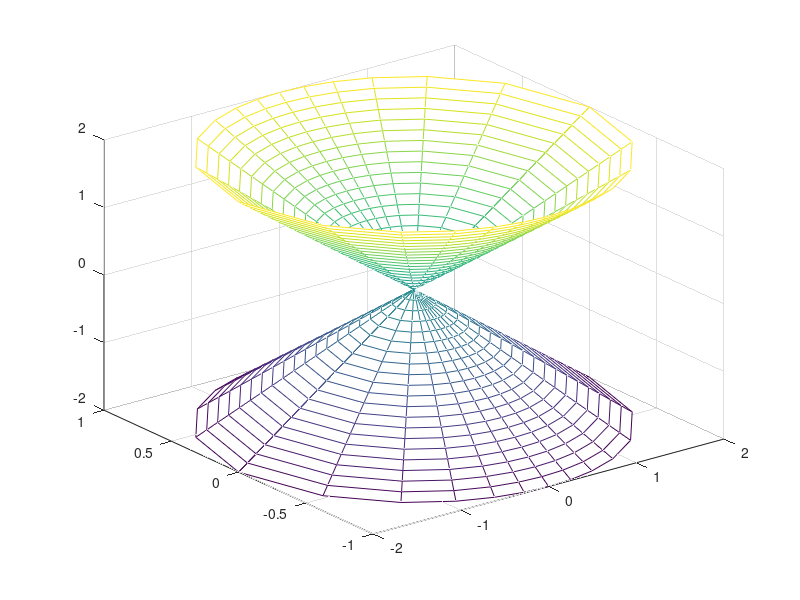

Write the MATLAB code that produced this figure.
THETA=0:pi/12:2*pi;
 Z=-2:.1:2;
 [z,theta]=meshgrid(Z,THETA);
 r=z./(sqrt(cos(theta).^2+4*sin(theta).^2));
 k=find(real(r)~=r);
 r(k)=NaN;
 x=r.*cos(theta);
 y=r.*sin(theta);
 mesh(x,y,z)
